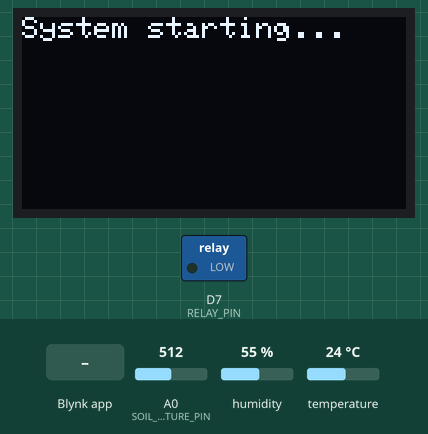
This sketch was run on a simulated ESP8266 (NodeMCU). On the bench: 128×64 one-colour display, switched loads named in the sketch (green lamp = pin HIGH). The test bench sets the inputs (shaded band); at power-on: A0 (SOIL_MOISTURE_PIN) = 512, humidity 55 %, temperature 24 °C. WiFi joins after 1.5 s; servers stay silent unless stated; EEPROM starts erased; what the sketch prints to the serial monitor is not drawn.

Above: at 6.5 s.
6.6 s: Blynk app writes 1 to V4
At 15.9 s:
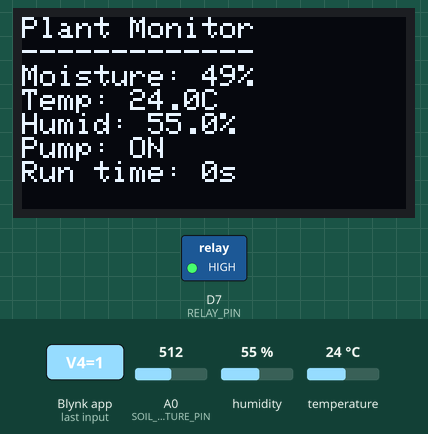
17.0 s: A0 (SOIL_MOISTURE_PIN) set to 0
At 26.7 s:
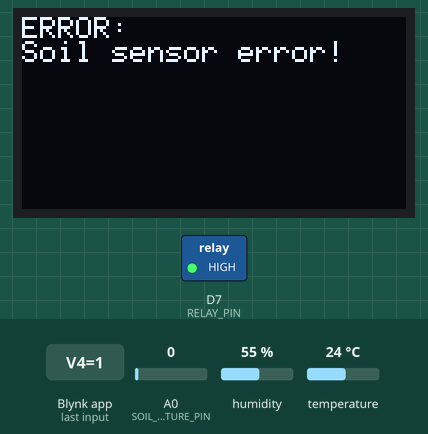
27.0 s: Blynk app writes 0 to V4
At 28.1 s:
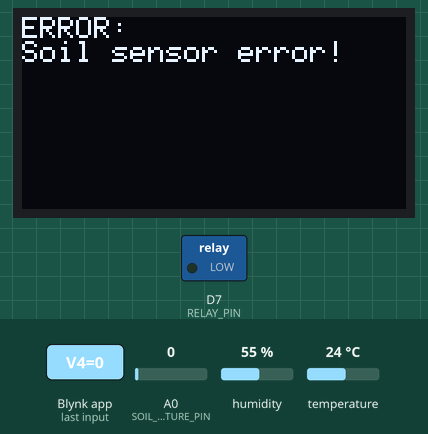
28.5 s: A0 (SOIL_MOISTURE_PIN) set to 40
At 35.9 s:
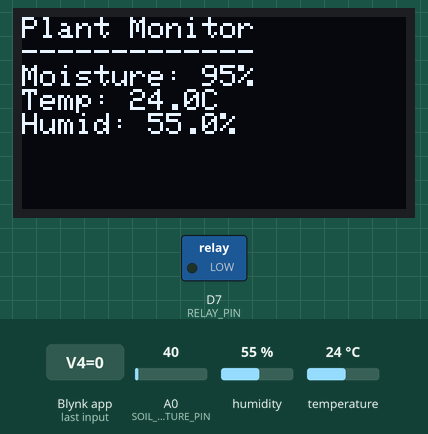
37.0 s: Blynk app writes 200 to V4
At 38.2 s:
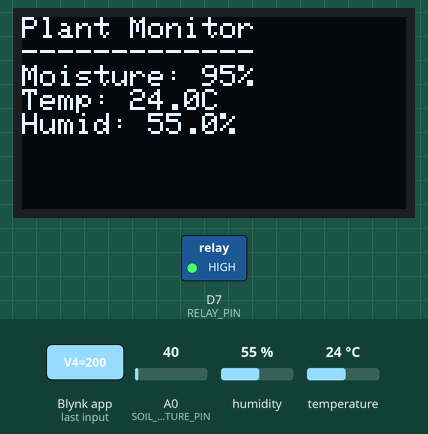
47.0 s: humidity set to 22 %
At 56.0 s:
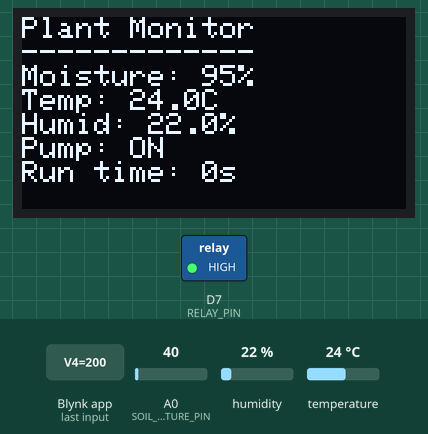
Timing chart, 0 to 57.5 s (numbered marks = the images above; inputs shaded):
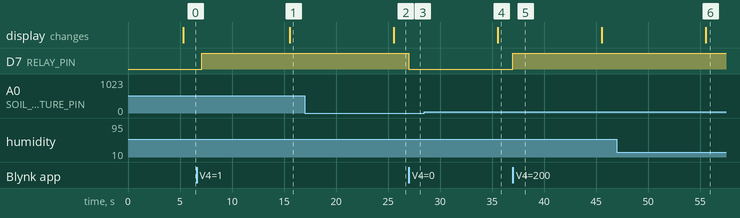

Measured:
- after the input at 6.6 s, D7 (RELAY_PIN): LOW → HIGH after 0.48 s; the display: changes after 9.0 s (image 1)
- after the input at 17.0 s, the display: changes after 8.6 s (image 2)
- after the input at 27.0 s, D7 (RELAY_PIN): HIGH → LOW at once
- after the input at 28.5 s, the display: changes after 7.1 s (image 4)
- after the input at 37.0 s, D7 (RELAY_PIN): LOW → HIGH at once
- after the input at 47.0 s, the display: changes after 8.6 s (image 6)

The sketch:

New_code.ino
```cpp
#define BLYNK_TEMPLATE_ID "TMPL6gubuUsA2"
#define BLYNK_TEMPLATE_NAME "SMART PLANT WATERING PROJECT"
#define BLYNK_AUTH_TOKEN "v5kze5bCMFfgM1pYNdTDEKOz6IZvCFyS"

#include <ESP8266WiFi.h>
#include <BlynkSimpleEsp8266.h>
#include <Wire.h>
#include <Adafruit_GFX.h>
#include <Adafruit_SSD1306.h>
#include <DHTesp.h>
#include <EEPROM.h>

// EEPROM addresses for different variables
#define EEPROM_THRESHOLD_ADDR 0
#define EEPROM_STATE_ADDR 4
#define EEPROM_WATERING_TIME_ADDR 8

// Display configuration
#define SCREEN_WIDTH 128
#define SCREEN_HEIGHT 64
#define OLED_RESET -1
Adafruit_SSD1306 display(SCREEN_WIDTH, SCREEN_HEIGHT, &Wire, OLED_RESET);

// Pin definitions
#define SOIL_MOISTURE_PIN A0
#define RELAY_PIN 13
#define DHTPIN D4

// Network credentials
const char ssid[] = "iot";
const char pass[] = "12345678";
const char auth[] = BLYNK_AUTH_TOKEN;

// System states and timings
BlynkTimer timer;
bool pumpState = false;
bool manualOverride = false;
bool wateringInProgress = false;

// Timing constants
const unsigned long PUMP_RUN_TIME = 10000;  // 10 seconds
const unsigned long RECONNECT_INTERVAL = 30000;  // 30 seconds
const unsigned long MOISTURE_STABILIZATION_DELAY = 5000;  // 5 seconds
const unsigned long SAFETY_TIMEOUT = 60000;  // 1 minute maximum pump run time
const unsigned long WIFI_TIMEOUT = 20000;  // 20 seconds WiFi connection timeout
const uint8_t MAX_RECONNECT_ATTEMPTS = 5;  // Maximum reconnection attempts

// Pump protection constants
const unsigned long MAX_PUMP_RUN_TIME = 300000;  // 5 minutes maximum continuous run
const int MOISTURE_INCREASE_THRESHOLD = 5;  // Expected moisture increase after 30 seconds
const unsigned long PUMP_EFFICIENCY_CHECK_INTERVAL = 30000;  // Check moisture increase every 30 seconds

// Soil moisture calibration values
const int MOISTURE_AIR_VALUE = 1023;    // Value in air
const int MOISTURE_WATER_VALUE = 0;     // Value in water
const int MOISTURE_READINGS = 5;        // Number of readings to average

// Power loss recovery structure
struct RecoveryState {
    bool wasWatering;
    unsigned long lastWateringTime;
    int lastMoisture;
    bool valid;  // Used to check if EEPROM has been initialized
};

// System state structure
struct SystemState {
    int soilMoisture;
    float temperature;
    float humidity;
    int moistureThreshold;
    unsigned long lastWateringTime;
    uint8_t reconnectAttempts;
    unsigned long pumpRunningTime;
    int previousMoisture;
    unsigned long lastEfficiencyCheck;
} state;

// Timing variables
unsigned long pumpStartTime = 0;
unsigned long lastReconnectAttempt = 0;

DHTesp dht;

// Power loss recovery functions
void saveRecoveryState() {
    RecoveryState recovery = {
        pumpState,
        state.lastWateringTime,
        state.soilMoisture,
        true
    };
    EEPROM.begin(512);
    EEPROM.put(EEPROM_STATE_ADDR, recovery);
    EEPROM.commit();
    EEPROM.end();
}

void loadRecoveryState() {
    RecoveryState recovery;
    EEPROM.begin(512);
    EEPROM.get(EEPROM_STATE_ADDR, recovery);
    EEPROM.end();

    if (recovery.valid) {
        state.lastWateringTime = recovery.lastWateringTime;
        state.previousMoisture = recovery.lastMoisture;

        if (recovery.wasWatering) {
            delay(MOISTURE_STABILIZATION_DELAY);
            int currentMoisture = readSoilMoisture();
            if (currentMoisture < state.moistureThreshold) {
                startPump();
            }
        }
    }
}

void saveThresholdToEEPROM() {
    if (state.moistureThreshold >= 0 && state.moistureThreshold <= 100) {
        EEPROM.begin(512);
        EEPROM.put(EEPROM_THRESHOLD_ADDR, state.moistureThreshold);
        EEPROM.commit();
        EEPROM.end();
    }
}

void loadThresholdFromEEPROM() {
    EEPROM.begin(512);
    EEPROM.get(EEPROM_THRESHOLD_ADDR, state.moistureThreshold);
    EEPROM.end();
    if (state.moistureThreshold < 0 || state.moistureThreshold > 100) {
        state.moistureThreshold = 30;  // Default threshold
        saveThresholdToEEPROM();
    }
}

bool hasTimeElapsed(unsigned long start, unsigned long interval) {
    return (millis() - start) >= interval;
}

// Enhanced moisture reading with median filter
int readSoilMoisture() {
    int readings[MOISTURE_READINGS];
    for (int i = 0; i < MOISTURE_READINGS; i++) {
        readings[i] = analogRead(SOIL_MOISTURE_PIN);
        delay(50);
    }

    // Sort readings to get median
    for (int i = 0; i < MOISTURE_READINGS - 1; i++) {
        for (int j = i + 1; j < MOISTURE_READINGS; j++) {
            if (readings[i] > readings[j]) {
                int temp = readings[i];
                readings[i] = readings[j];
                readings[j] = temp;
            }
        }
    }

    int medianReading = readings[MOISTURE_READINGS / 2];
    if (medianReading <= 0 || medianReading >= 1023) {
        return -1;
    }
    return map(medianReading, MOISTURE_AIR_VALUE, MOISTURE_WATER_VALUE, 0, 100);
}

// Pump protection functions
bool checkPumpEfficiency() {
    if (pumpState && hasTimeElapsed(state.lastEfficiencyCheck, PUMP_EFFICIENCY_CHECK_INTERVAL)) {
        state.lastEfficiencyCheck = millis();
        int moistureIncrease = state.soilMoisture - state.previousMoisture;
        state.previousMoisture = state.soilMoisture;

        return moistureIncrease >= MOISTURE_INCREASE_THRESHOLD;
    }
    return true;
}

void handlePumpProtection() {
    if (!pumpState) return;

    state.pumpRunningTime = millis() - pumpStartTime;

    // Check for maximum runtime exceeded
    if (state.pumpRunningTime > MAX_PUMP_RUN_TIME) {
        stopPump();
        displayError(F("Max pump runtime exceeded!"));
        return;
    }

    // Check pump efficiency
    if (!checkPumpEfficiency()) {
        stopPump();
        displayError(F("Pump efficiency warning!"));
        return;
    }
}

// Display functions
void displayError(const __FlashStringHelper* errorMsg) {
    display.clearDisplay();
    display.setTextSize(1);
    display.setTextColor(SSD1306_WHITE);
    display.setCursor(0, 0);
    display.println(F("ERROR:"));
    display.println(errorMsg);
    display.display();
    Serial.print(F("Error: "));
    Serial.println(errorMsg);
}

void displayData() {
    display.clearDisplay();
    display.setTextSize(1);
    display.setTextColor(SSD1306_WHITE);
    display.setCursor(0, 0);
    display.println(F("Plant Monitor"));
    display.println(F("-------------"));
    display.print(F("Moisture: "));
    display.print(state.soilMoisture);
    display.println(F("%"));
    display.print(F("Temp: "));
    display.print(state.temperature, 1);
    display.println(F("C"));
    display.print(F("Humid: "));
    display.print(state.humidity, 1);
    display.println(F("%"));
    if (pumpState) {
        display.println(F("Pump: ON"));
        display.print(F("Run time: "));
        display.print(state.pumpRunningTime / 1000);
        display.println(F("s"));
    }
    display.display();
}

// Network functions
void checkConnection() {
    if (WiFi.status() != WL_CONNECTED || !Blynk.connected()) {
        if (state.reconnectAttempts >= MAX_RECONNECT_ATTEMPTS) {
            displayError(F("Max reconnect attempts reached"));
            ESP.restart();
        }

        if (hasTimeElapsed(lastReconnectAttempt, RECONNECT_INTERVAL)) {
            lastReconnectAttempt = millis();
            state.reconnectAttempts++;
            WiFi.disconnect();
            WiFi.begin(ssid, pass);

            unsigned long startAttempt = millis();
            while (WiFi.status() != WL_CONNECTED) {
                if (hasTimeElapsed(startAttempt, WIFI_TIMEOUT)) {
                    displayError(F("WiFi timeout"));
                    return;
                }
                delay(500);
            }

            if (Blynk.connect()) {
                state.reconnectAttempts = 0;
                Serial.println(F("Reconnected to Blynk!"));
            }
        }
    }
}

// Pump control functions
void startPump() {
    digitalWrite(RELAY_PIN, HIGH);
    pumpState = true;
    pumpStartTime = millis();
    wateringInProgress = true;
    state.lastEfficiencyCheck = millis();
    state.previousMoisture = state.soilMoisture;
    Blynk.virtualWrite(V4, 1);
    saveRecoveryState();
}

void stopPump() {
    digitalWrite(RELAY_PIN, LOW);
    pumpState = false;
    wateringInProgress = false;
    state.lastWateringTime = millis();
    state.pumpRunningTime = 0;
    Blynk.virtualWrite(V4, 0);
    saveRecoveryState();
}

void managePump() {
    if (manualOverride) return;

    handlePumpProtection();

    if (pumpState && hasTimeElapsed(pumpStartTime, SAFETY_TIMEOUT)) {
        stopPump();
        displayError(F("Pump timeout!"));
    } else if (!wateringInProgress && state.soilMoisture < state.moistureThreshold &&
               hasTimeElapsed(state.lastWateringTime, MOISTURE_STABILIZATION_DELAY)) {
        startPump();
    } else if (pumpState && hasTimeElapsed(pumpStartTime, PUMP_RUN_TIME)) {
        stopPump();
    }
}

// Sensor data handling
void sendSensorData() {
    int moistureReading = readSoilMoisture();
    if (moistureReading == -1) {
        displayError(F("Soil sensor error!"));
        return;
    }
    state.soilMoisture = moistureReading;

    TempAndHumidity data;
    for (int i = 0; i < 3; i++) {
        data = dht.getTempAndHumidity();
        if (dht.getStatus() == DHTesp::ERROR_NONE) {
            state.temperature = data.temperature;
            state.humidity = data.humidity;
            break;
        }
        delay(2000);
    }

    if (dht.getStatus() != DHTesp::ERROR_NONE) {
        displayError(F("DHT sensor error!"));
        return;
    }

    if (Blynk.connected()) {
        Blynk.virtualWrite(V1, state.soilMoisture);
        Blynk.virtualWrite(V2, state.temperature);
        Blynk.virtualWrite(V3, state.humidity);
    }

    displayData();
    managePump();
}

// Blynk virtual pin handlers
BLYNK_WRITE(V4) {
    manualOverride = param.asInt();
    if (manualOverride) startPump(); else stopPump();
}

BLYNK_WRITE(V5) {
    int newThreshold = param.asInt();
    if (newThreshold >= 0 && newThreshold <= 100) {
        state.moistureThreshold = newThreshold;
        saveThresholdToEEPROM();
    }
}

void setup() {
    Serial.begin(115200);
    Wire.begin();

    if (!display.begin(SSD1306_SWITCHCAPVCC, 0x3C)) {
        Serial.println(F("SSD1306 allocation failed"));
        delay(1000);
        ESP.restart();
    }

    pinMode(RELAY_PIN, OUTPUT);
    digitalWrite(RELAY_PIN, LOW);
    pinMode(SOIL_MOISTURE_PIN, INPUT);

    dht.setup(DHTPIN, DHTesp::DHT11);

    loadThresholdFromEEPROM();
    loadRecoveryState();

    ESP.wdtEnable(WDTO_8S);
    WiFi.begin(ssid, pass);
    Blynk.config(auth);
    timer.setInterval(10000L, sendSensorData);

    display.clearDisplay();
    display.setTextSize(1);
    display.setTextColor(SSD1306_WHITE);
    display.setCursor(0, 0);
    display.println(F("System starting..."));
    display.display();

    // Initialize state variables
    state.pumpRunningTime = 0;
    state.lastEfficiencyCheck = 0;
    state.previousMoisture = 0;
}

void loop() {
    ESP.wdtFeed();  // Feed the watchdog timer to prevent reset
    checkConnection();
    Blynk.run();
    timer.run();
}
```
